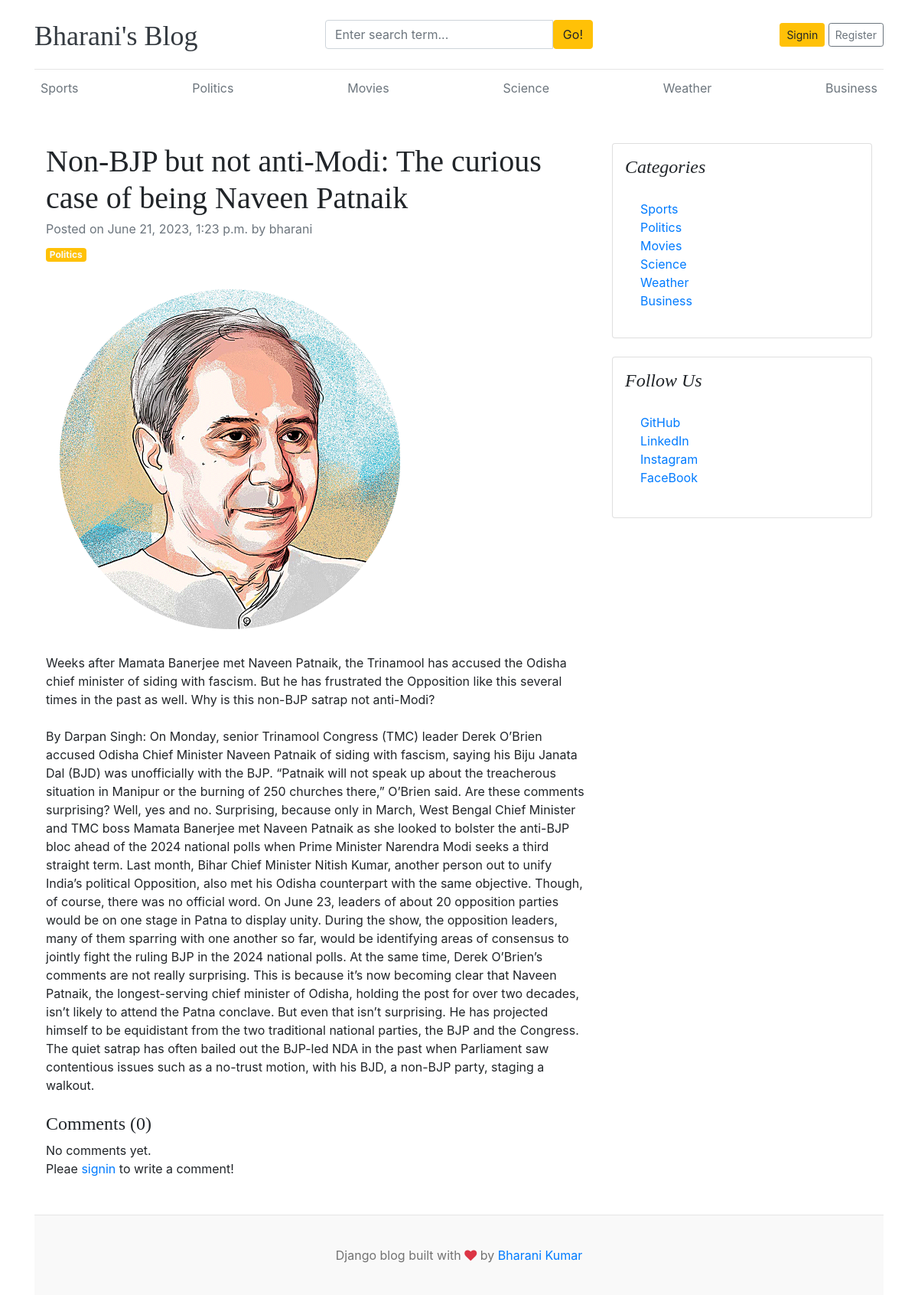
/posts/non-bjp-but-not-anti-modi-the-curious-case-of-being-naveen-patnaik/, run on the app's committed database.
### blogs/models.py (models this page shows, shortened)
class Category(models.Model):
    category_name = models.CharField(max_length=50, unique=True)
    created_At = models.DateTimeField(auto_now_add=True)
    updated_At = models.DateTimeField(auto_now=True)
    def __str__(self):
        return self.category_name
    class Meta:
        verbose_name_plural = 'categories'

class Blog(models.Model):
    title = models.CharField(max_length=100)
    slug = models.SlugField(max_length=150, unique=True, blank=True)
    category = models.ForeignKey(Category, on_delete=models.CASCADE)
    author = models.ForeignKey(User, on_delete=models.CASCADE)
    featured_image = models.ImageField(upload_to='uploads/%Y/%m/%d')
    short_discription = models.TextField(max_length=500)
    blog_body = models.TextField(max_length=2000)
    status = models.CharField(max_length=20, choices=STATUS_CHOICES, default="Draft")
    is_featured = models.BooleanField(default=False)
    created_at = models.DateTimeField(auto_now_add=True)
    updated_at = models.DateTimeField(auto_now=True)

### socialLinks/models.py (models this page shows, shortened)
class SocialLink(models.Model):
    platform = models.CharField(max_length=25, unique=True)
    platform_link = models.URLField(max_length=100)

### blogs/views.py (the view, shortened to what this page needs)
# urls.py: path('posts/<slug:post_slug>/', BlogsViews.blogs, name='blogs'),
def blogs(request, post_slug):
    single_blog = get_object_or_404(Blog, slug=post_slug, status="Published")
    comments = Comment.objects.filter(blog=single_blog)
    comment_count = comments.count()
    context = {
        'single_blog' : single_blog,
        'comments' : comments,
        'comment_count' : comment_count
    }
    return render(request, 'blogs.html', context)

### blogs/context_processors.py (called while the page is built)
def get_categories(request):
    categories = Category.objects.all()
    return dict(categories=categories)

def get_socialLinks(request):
    links = SocialLink.objects.all()
    return dict(links=links)

### templates/blogs.html
{% extends 'base.html' %}
{% block content %}
<div class="container mt-5">
    <div class="row">
        <div class="col-lg-8">
            <article>
                <header class="mb-4">
                    <h1 class="fw-bolder mb-1">{{ single_blog.title }}</h1>
                    <div class="text-muted fst-italic mb-2">Posted on {{ single_blog.updated_at }} by {{ single_blog.author }}</div>
                    <a class="badge bg-warning text-decoration-none text-light" href="{% url 'posts_by_category' single_blog.category_id %}">{{ single_blog.category }}</a>
                </header>
                <figure class="mb-4"><img class="img-fluid rounded" src="{{ single_blog.featured_image.url }}" alt="..." /></figure>
                <section class="mb-5">
                    <p class="fs-5 mb-4">{{ single_blog.short_discription }}</p>
                    <p class="fs-5 mb-4">{{ single_blog.blog_body }}</p>
                    <h4>Comments ({{ comment_count }})</h4>
                    {% if comments %}
                        {% for comment in comments %}
                            <div class="class-card mt-1">
                                <div class="card-body">
                                    <p class="card-text mb-0">
                                        {{ comment }}
                                    </p>
                                    <span>
                                        <small>by {{ comment.user }}</small>
                                        <small>| {{ comment.created_at | timesince }} ago</small>
                                    </span>
                                </div>
                            </div>
                        {% endfor %}
                    {% else %}
                    No comments yet.
                    {% endif %}
                    {% if user.is_authenticated %}
                    <br>
                    <div class="form-group">
                        <form action="" method='POST'>
                            {% csrf_token %}
                            <textarea name="comment" required class="form-control mb-2" placeholder="Write your comment" style="resize:vertical;"></textarea>
                            <input type="submit" class="btn btn-warning" value="Submit">
                        </form>
                    </div>
                    {% else %}
                    <p>Pleae <span><a href="{% url 'signin' %}">signin</a></span> to write a comment!</p>
                    {% endif %}
                </section>
            </article>
        </div>
        <div class="col-lg-4">
            <div class="card mb-4 p-3">
                <h4 class="font-italic">Categories</h4>
                <div class="card-body">
                    <div class="row">
                        <div class="col-sm-6">
                            <ul class="list-unstyled mb-0">
                                {% for cat in categories %}
                                <li><a href="{% url 'posts_by_category' cat.id %}">{{ cat.category_name }}</a></li>
                                {% endfor %}
                            </ul>
                        </div>
                    </div>
                </div>
            </div>
            <div class="card mb-4 p-3">
                <h4 class="font-italic">Follow Us</h4>
                <div class="card-body">
                    <div class="row">
                        <div class="col-sm-6">
                            <ol class="list-unstyled mb-1"
                                {% for lnk in links %}
                                     <li><a href="{{ lnk.platform_link }}" target="_blank">{{ lnk.platform }}</a></li>
                                {% endfor %}
                            </ol>
                        </div>
                    </div>
                </div>
            </div>
        </div>
    </div>
</div>
{% endblock %}

### templates/base.html (shortened to what this page needs)
{% load static %}
<!DOCTYPE html>
<html lang="en">
<head>
    <link href="https://getbootstrap.com/docs/4.0/dist/css/bootstrap.min.css" rel="stylesheet">
    <link href="{% static 'css/blog.css' %}" rel="stylesheet">
    <link rel="stylesheet" href="https://cdnjs.cloudflare.com/ajax/libs/font-awesome/4.7.0/css/font-awesome.min.css">
  </head>
<body>
    <div class="container">
      <header class="blog-header py-3">
        <div class="row flex-nowrap justify-content-between align-items-center">
          <div class="col-4 pt-1">
            <a class="blog-header-logo text-dark" href="{% url 'home' %}">Bharani's Blog</a>
          </div>
          <div class="col-4">
            <form action="{% url 'search' %}" method="GET">
              <div class="input-group">
                <input class="form-control" type="text" name="keyword" value="{{keyword}}" placeholder="Enter search term..." aria-label="Enter search term..." aria-describedby="button-search" />
                <button type="submit" class="btn btn-warning" id="button-search" type="button">Go!</button>
            </div>
            </form>
          </div>
          <div class="col-4 d-flex justify-content-end align-items-center">
            {% if not user.is_authenticated %}
            <a class="btn btn-sm btn-warning" href="{% url 'signin' %}">Signin</a> &nbsp;
            <a class="btn btn-sm btn-outline-secondary" href="{% url 'registration' %}">Register</a>
            {% else %}
            {% if perms.blogs.add_blog %}
            <span><a href="{% url 'dashboard' %}" class="btn btn-warning btn-sm">Dashboard</a></span>
            {% endif %}
            &emsp;
            <span><a href="{% url 'signout' %}" class="btn btn-sm btn-warning">'{{ user }}' SignOut</a></span>
            {% endif %}
          </div>
        </div>
      </header>
      <div class="nav-scroller py-1 mb-2">
        <nav class="nav d-flex justify-content-between">
          {% for cat in categories%}
          <a class="p-2 text-muted" href="{% url 'posts_by_category' cat.id %}">{{cat.category_name}}</a>
          {% endfor %}
        </nav>
      </div>
{% block content %}
{% endblock %}
<footer class="blog-footer">
    <p>Django blog built with <i class="fa fa-heart text-danger "></i> by <a href="#">Bharani Kumar</a></p>
  </footer>
  </body>
  </html>

### static/css/blog.css (style rules this page uses)
.blog-header { border-bottom: 1px solid #e5e5e5; }
.blog-header-logo { font-family: "Playfair Display", Georgia, "Times New Roman", serif; font-size: 2.25rem; }
h1, h2, h3, h4, h5, h6 { font-family: "Playfair Display", Georgia, "Times New Roman", serif; }
.blog-footer { padding: 2.5rem 0; color: #727272; text-align: center; background-color: #f9f9f9; border-top: .05rem solid #e5e5e5; }
.blog-footer p:last-child { margin-bottom: 0; }

### data on the page
Category: category_name "Sports"
Category: category_name "Politics"
Category: category_name "Movies"
Category: category_name "Science"
Category: category_name "Weather"
Category: category_name "Business"
Blog: title "Non-BJP but not anti-Modi: The curious case of being Naveen Patnaik", updated_at "June 21, 2023, 1:23 p.m.", author "bharani", category "Politics", featured_image (picture), short_discription "Weeks after Mamata Banerjee met Naveen Patnaik, the Trinamool has accused the Odisha chief minister of siding with fascism. But he has frustrated the Opposition like this several times in the past as well. Why is this non-BJP satrap not anti-Modi?", blog_body "By Darpan Singh: On Monday, senior Trinamool Congress (TMC) leader Derek O’Brien accused Odisha Chief Minister Naveen Patnaik of siding with fascism, saying his Biju Janata Dal (BJD) was unofficially with the BJP. “Patnaik will not speak up about the treacherous situation in Manipur or the burning of 250 churches there,” O’Brien said. Are these comments surprising? Well, yes and no. Surprising, because only in March, West Bengal Chief Minister and TMC boss Mamata Banerjee met Naveen Patnaik as she looked to bolster the anti-BJP bloc ahead of the 2024 national polls when Prime Minister Narendra Modi seeks a third straight term. Last month, Bihar Chief Minister Nitish Kumar, another person…"
SocialLink: platform "GitHub"
SocialLink: platform "LinkedIn"
SocialLink: platform "Instagram"
SocialLink: platform "FaceBook"

### other printed values
{{ comment_count }} "0"
